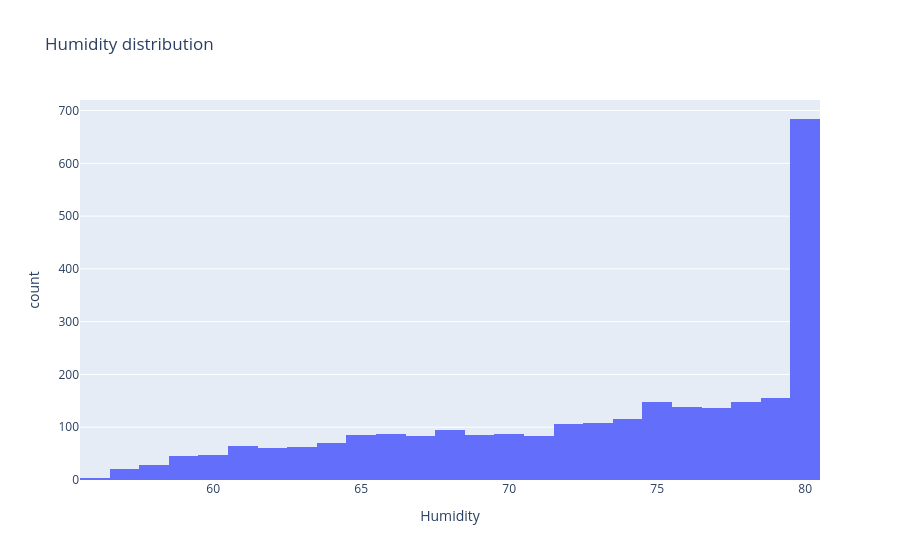

Write notebook code for a chart like this one.
### Code cell
px.histogram(tomato_cmr_df,
            x='Humidity',
            title='Humidity distribution')

### Figure 1 — Plotly figure (JSON) as saved in the notebook; plotly's stock layout.template omitted (floating-point values rounded to 4 significant figures; data arrays with more than 128 entries replaced by an {"elided": "..."} marker saying what was removed)
{"data": [{"bingroup": "x", "hovertemplate": "Humidity=%{x}<br>count=%{y}<extra></extra>", "legendgroup": "", "marker": {"color": "#636efa", "pattern": {"shape": ""}}, "name": "", "orientation": "v", "showlegend": false, "type": "histogram", "x": {"elided": "2751 float values"}, "xaxis": "x", "yaxis": "y"}], "layout": {"autosize": true, "barmode": "relative", "legend": {"tracegroupgap": 0}, "title": {"text": "Humidity distribution"}, "xaxis": {"anchor": "y", "autorange": true, "domain": [0, 1], "range": [55.5, 80.5], "title": {"text": "Humidity"}, "type": "linear"}, "yaxis": {"anchor": "x", "autorange": true, "domain": [0, 1], "range": [0, 720], "title": {"text": "count"}}}}
